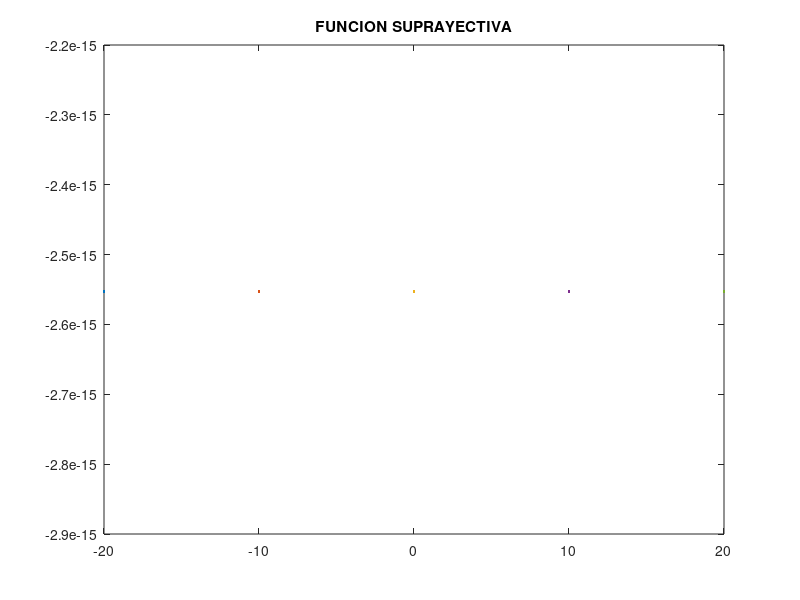

Reproduce this figure in MATLAB.
% Title: "Funcion Inyectiva, Sobreyectiva, Biyectiva " 
% Autor: Atzimba Joice Martinez Huitron 
% Date:  20211116
x=-20:10:20;
y=(((x.^4)+1)/(x.^3));
plot(x,y);
title(['FUNCION SUPRAYECTIVA'])